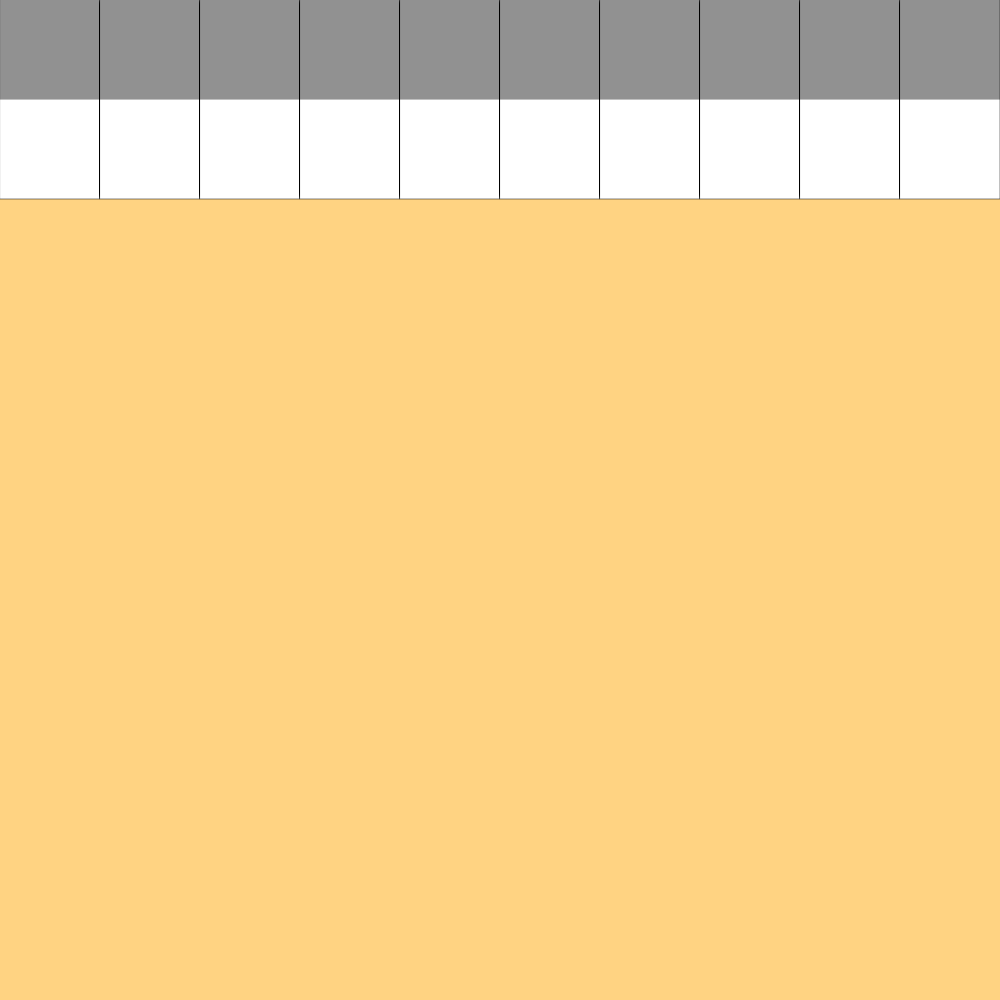
Frame 1 (no input)
Frame 60 (no input): identical to frame 1, image omitted
Frame 120 (the mouse pressed at the canvas centre since frame 60): identical to frame 1, image omitted

The p5.js sketch that drew this single still picture (run headless with seeded random() and noise() and a simulated clock; from frame 60 on, the mouse is pressed at the canvas centre):

// p5.js sketch
// ── sketch.js
class Shapes {
  constructor(x, y) {
    this.x = x;
    this.y = y;
  }

  show() {
    stroke(2);
    square(this.x, this.y, 100);
  }
}

let arr2 = [];
function setup() {
  createCanvas(1000, 1000);
  alert("Art151: Project 1 \nCreated by Lisset Rico");
  for (let i=0; i < 10; i++) {
    arr2[i] = [];
    for (let j=0; j < 100; j++) {
      arr2[i][j] = new Shapes(i*100, j);
    }
  }
}

function draw() {
  background(255, 211, 130);
  strokeWeight(0.5);

  for(let i=0; i < arr2.length; i++) {
    for(let j=0; j < arr2[i].length; j++) {
      arr2[i][j].show();
    }
  }
  
}
// ── home.html
<!doctype html>
<html lang="en">

<head>
  <meta charset="utf-8">
  <title>Project 1</title>
  <meta name="description" content="Description Goes Here">

  <script src ="p5.js"> </script>

</head>

<!-- This is the body doesn't matter what you put in it -->
<body>
    <p>Hello World!
    </p>
</body>

</html>
